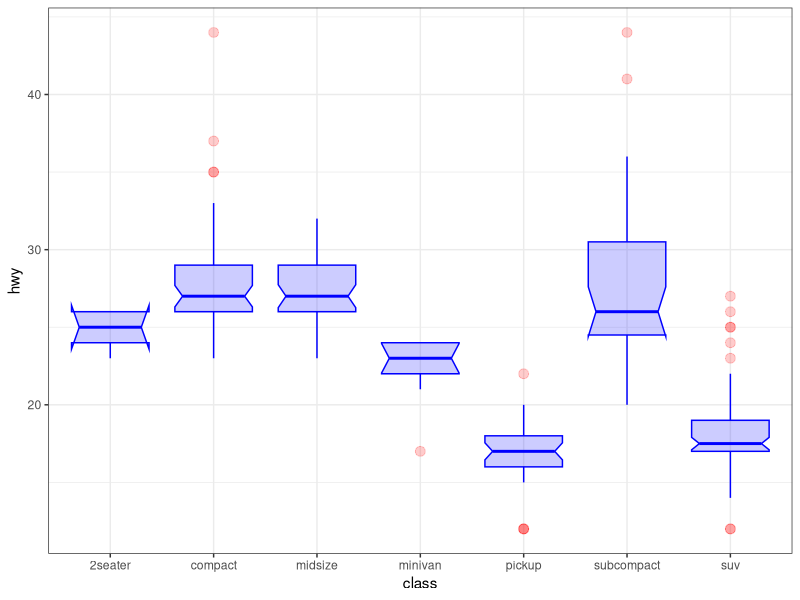

This figure's R source:
## ---- chunk 1
knitr::opts_chunk$set(echo = FALSE)
## ---- chunk 2
# load your libraries
library(tidyverse)
## ---- chunk 3
# your code goes here
# load the data using your required libraries.
# the libraries can be loaded at every chuck or in one chunk.
## ---- chunk 4
# data cleaning code goes here
## ---- chunk 5
ggplot(mpg, aes(x=class, y=hwy)) + 
    geom_boxplot(
        
        # custom boxes
        color="blue",
        fill="blue",
        alpha=0.2,
        
        # Notch?
        notch=TRUE,
        notchwidth = 0.8,
        
        # custom outliers
        outlier.colour="red",
        outlier.fill="red",
        outlier.size=3
    
    ) +
  theme_bw()
